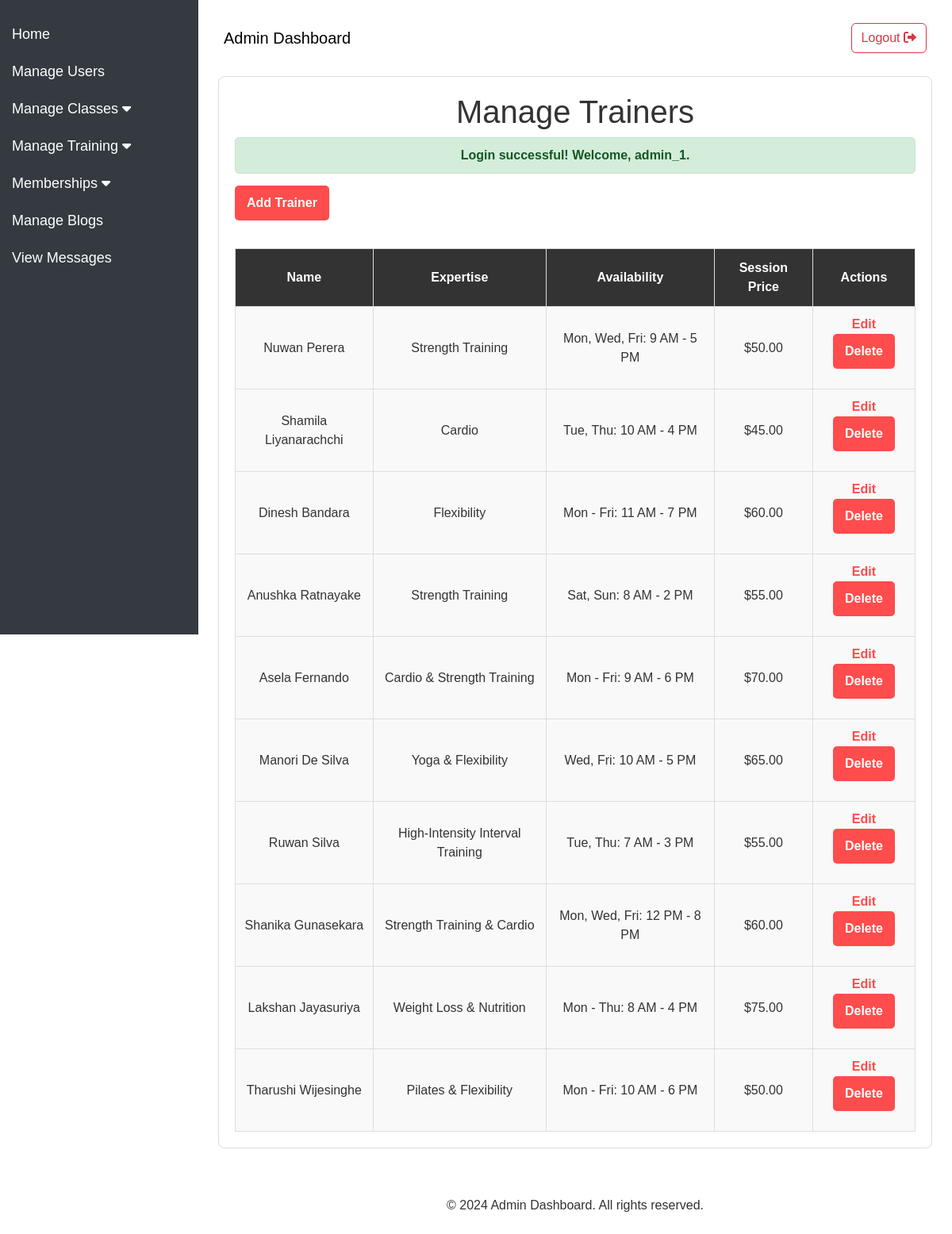
Page /fitzone/admin/manage_trainers.php (signed in) on the committed database.
### tables this page shows
CREATE TABLE `trainers` (
  `id` int(11) NOT NULL,
  `name` varchar(100) NOT NULL,
  `expertise` text NOT NULL,
  `bio` text DEFAULT NULL,
  `availability` varchar(255) DEFAULT NULL,
  `photo_path` varchar(255) DEFAULT NULL,
  `session_price` decimal(10,2) DEFAULT NULL
);

### fitzone/admin/manage_trainers.php (the view, shortened to what this page needs)
<?php
include 'database_connection.php';
$trainers = $conn->query("SELECT * FROM trainers");
include 'assists/header_admin.php';
?>
<section class="manage-trainers">
    <h1>Manage Trainers</h1>
    <?php if (isset($_SESSION['success'])): ?>
        <div class="message success"><?= $_SESSION['success']; ?></div>
    <?php elseif (isset($_SESSION['error'])): ?>
        <div class="message error"><?= $_SESSION['error']; ?></div>
        <?php unset($_SESSION['error']); ?>
    <?php endif; ?>
    <button onclick="document.getElementById('addTrainerModal').style.display='block'">Add Trainer</button>
    <table border="1">
        <tr>
            <th>Name</th>
            <th>Expertise</th>
            <th>Availability</th>
            <th>Session Price</th>
            <th>Actions</th>
        </tr>
        <?php while ($row = $trainers->fetch_assoc()): ?>
            <tr>
                <td><?= htmlspecialchars($row['name']) ?></td>
                <td><?= htmlspecialchars($row['expertise']) ?></td>
                <td><?= htmlspecialchars($row['availability']) ?></td>
                <td>$<?= htmlspecialchars($row['session_price']) ?></td>
                <td>
                    <a class="a" href="edit_trainer.php?id=<?= $row['id'] ?>">Edit</a>
                    <form method="post" style="display:inline;">
                        <button type="submit" name="delete_trainer" onclick="return confirm('Are you sure?')">Delete</button>
                    </form>
                </td>
            </tr>
        <?php endwhile; ?>
    </table>
</section>
<?php include 'assists/footer_admin.php'; ?>

### fitzone/admin/assists/header_admin.php (style rules this page uses)
body { display: flex; min-height: 100vh; flex-direction: column; }

### fitzone/admin/manage_trainers.php (style rules this page uses)
body { font-family: Arial, sans-serif; background-color: #ffffff; color: #333333; margin: 0; padding: 0; }
.manage-trainers { max-width: 900px; margin: 20px auto; padding: 20px; background-color: #ffffff; color: #333; border: 1px solid #ddd; border-radius: 8px; }
.manage-trainers h1 { text-align: center; color: #333; }
.manage-trainers button { background-color: #ff4c4c; color: #ffffff; border: none; padding: 10px 15px; cursor: pointer; font-size: 16px; font-weight: bold; border-radius: 5px; margin-bottom: 15px; }
table { width: 100%; border-collapse: collapse; margin-top: 20px; background-color: #f9f9f9; }
table, th, td { border: 1px solid #ddd; }
th { padding: 12px; background-color: #333; color: #ffffff; text-align: center; }
td { padding: 10px; text-align: center; }
.a { color: #ff4c4c; text-decoration: none; font-weight: bold; }
.message { padding: 10px; border-radius: 5px; text-align: center; margin-bottom: 15px; font-weight: bold; }
.success { background-color: #d4edda; color: #155724; border: 1px solid #c3e6cb; }

### rows in the picture
trainers: name "Nuwan Perera", expertise "Strength Training", availability "Mon, Wed, Fri: 9 AM - 5 PM", session_price "50.00"
trainers: name "Shamila Liyanarachchi", expertise "Cardio", availability "Tue, Thu: 10 AM - 4 PM", session_price "45.00"
trainers: name "Dinesh Bandara", expertise "Flexibility", availability "Mon - Fri: 11 AM - 7 PM", session_price "60.00"
trainers: name "Anushka Ratnayake", expertise "Strength Training", availability "Sat, Sun: 8 AM - 2 PM", session_price "55.00"
trainers: name "Asela Fernando", expertise "Cardio & Strength Training", availability "Mon - Fri: 9 AM - 6 PM", session_price "70.00"
trainers: name "Manori De Silva", expertise "Yoga & Flexibility", availability "Wed, Fri: 10 AM - 5 PM", session_price "65.00"
trainers: name "Ruwan Silva", expertise "High-Intensity Interval Training", availability "Tue, Thu: 7 AM - 3 PM", session_price "55.00"
trainers: name "Shanika Gunasekara", expertise "Strength Training & Cardio", availability "Mon, Wed, Fri: 12 PM - 8 PM", session_price "60.00"
trainers: name "Lakshan Jayasuriya", expertise "Weight Loss & Nutrition", availability "Mon - Thu: 8 AM - 4 PM", session_price "75.00"
trainers: name "Tharushi Wijesinghe", expertise "Pilates & Flexibility", availability "Mon - Fri: 10 AM - 6 PM", session_price "50.00"

### other values in the picture
$_SESSION['success'] "Login successful! Welcome, admin_1."
